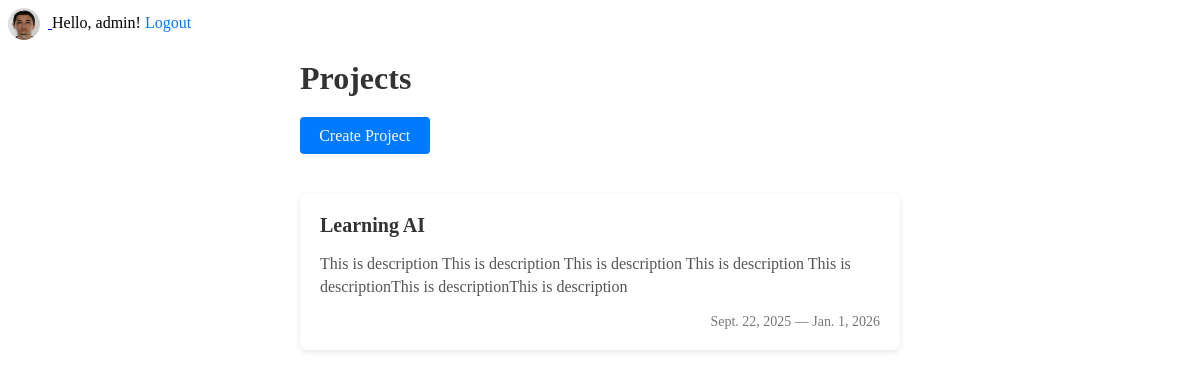
Screenshot of /projects/list/ (signed in) with the database file from the repository.
### manage/models.py (models this page shows, shortened)
class Profile(models.Model):
    user   = models.OneToOneField(User, on_delete=models.CASCADE, related_name='profile')
    avatar = models.ImageField(
        upload_to=user_avatar_path,
        default='avatars/default.png'
    )

class Project(models.Model):
    title = models.CharField(max_length=200)
    description = models.TextField()
    start_date = models.DateField()
    end_date = models.DateField()

### manage/views.py (the view)
# urls.py: path('projects/list/', views.project_list, name='project_list'),
@login_required
def project_list(request):
    user = request.user
    if user.is_staff:
        projects = Project.objects.all()
    else:
        projects = Project.objects.filter(tasks__assignees=user).distinct()
    return render(request, 'manage/project_list.html', {'projects': projects})

### manage/templates/manage/project_list.html (shortened to what this page needs)
{% extends 'base.html' %}
{% block content %}
  <div class="projects-header">
    <h2>Projects</h2>
    {% if user.is_staff %}
      <a class="btn btn-list" href="{% url 'project_create' %}">Create Project</a>
    {% endif %}
  </div>
  <div class="project-container">
    {% for project in projects %}
      <div class="project-box">
        <a href="{% url 'project_detail' project.id %}">
          <h3>{{ project.title }}</h3>
          <p>{{ project.description }}</p>
          <div class="dates" style="text-align: right;">
            {{ project.start_date }} — {{ project.end_date }}
          </div>
        </a>
      </div>
    {% empty %}
      <p>No projects available.</p>
    {% endfor %}
  </div>
{% endblock %}

### manage/templates/base.html (shortened to what this page needs)
<!DOCTYPE html>
<html lang="en">
<head>
</head>
<body>
  <nav>
    {% if user.is_authenticated %}
      <a href="{% url 'profile_edit' %}">
      <img src="{{ user.profile.avatar.url }}"
           alt="Avatar"
           class="nav-avatar">
    </a>
    Hello, {{ user.username }}!
    <a class="logout" href="{% url 'logout' %}">Logout</a>
    {% endif %}
  </nav>
  <div class="container">
    {% block content %}{% endblock %}
  </div>
</body>
</html>

### manage/templates/base.html (style rules this page uses)
.btn { display: inline-block; padding: 0.6rem 1.2rem; margin-bottom: 1rem; background-color: #007bff; color: #fff ; font-weight: 500; border-radius: 4px; text-decoration: none; transition: background-color 0.2s, box-shadow 0.2s; }
.nav-avatar { width: 32px; height: 32px; border-radius: 50%; vertical-align: middle; margin-right: 8px; }
.logout { text-decoration: none; color: #007bff; }

### manage/templates/manage/project_list.html (style rules this page uses)
.project-container { display: flex; flex-direction: column; gap: 1rem; }
.project-box { border-radius: 8px; overflow: hidden; box-shadow: 0 2px 6px rgba(0,0,0,0.1); transition: transform 0.2s, box-shadow 0.2s; width: 100%; max-width: 600px; margin: 0 auto; }
.project-box a { display: block; padding: 1.25rem; color: #333; text-decoration: none; background-color: #fff; }
.project-box a h3 { margin-top: 0; margin-bottom: .5rem; font-size: 1.25rem; }
.project-box a p { margin-bottom: 1rem; line-height: 1.4; color: #555; }
.project-box a .dates { font-size: 0.875rem; color: #777; }
.project-container { max-width: 600px; margin: 0 auto; display: flex; flex-direction: column; gap: 1rem; }
.projects-header { max-width: 600px; margin: 0 auto 1.5rem; display: flex; flex-direction: column; justify-content: space-between; align-items: left; overflow: hidden; }
.projects-header h2 { margin: 20px 0px; font-size: 2rem; color: #333; }
.btn-list { max-width: 92px; }

### rows the page displays
Project: title "Learning AI", description "This is description This is description This is description This is description This is descriptionThis is descriptionThis is description", start_date "Sept. 22, 2025", end_date "Jan. 1, 2026"

### other values shown
{{ user.username }} "admin"
